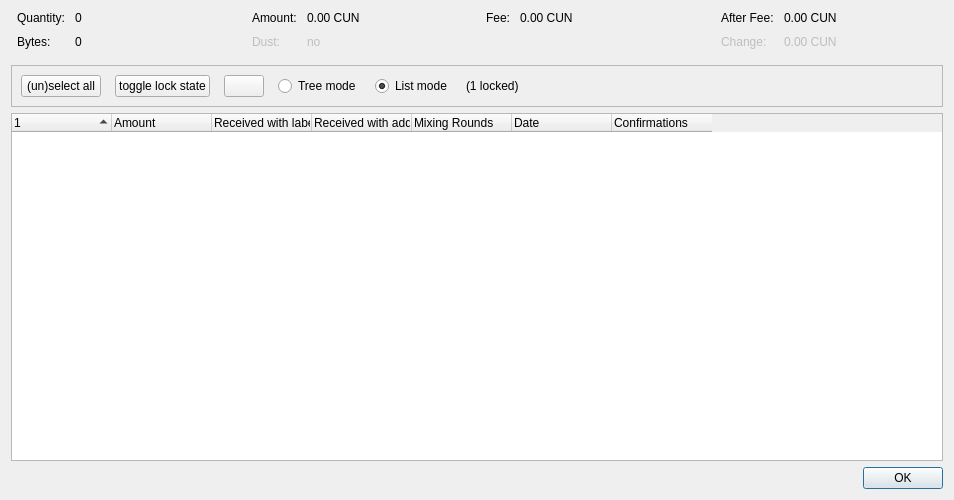
<?xml version="1.0" encoding="UTF-8"?>
<ui version="4.0">
 <class>CoinControlDialog</class>
 <widget class="QDialog" name="CoinControlDialog">
  <property name="geometry">
   <rect>
    <x>0</x>
    <y>0</y>
    <width>954</width>
    <height>500</height>
   </rect>
  </property>
  <property name="windowTitle">
   <string>Coin Selection</string>
  </property>
  <layout class="QVBoxLayout" name="verticalLayout">
   <item>
    <layout class="QHBoxLayout" name="horizontalLayoutTop" stretch="0,0,0,0">
     <property name="topMargin">
      <number>0</number>
     </property>
     <property name="bottomMargin">
      <number>10</number>
     </property>
     <item>
      <layout class="QFormLayout" name="formLayoutCoinControl1">
       <property name="horizontalSpacing">
        <number>10</number>
       </property>
       <property name="verticalSpacing">
        <number>10</number>
       </property>
       <property name="leftMargin">
        <number>6</number>
       </property>
       <property name="rightMargin">
        <number>6</number>
       </property>
       <item row="0" column="0">
        <widget class="QLabel" name="labelCoinControlQuantityText">
         <property name="text">
          <string>Quantity:</string>
         </property>
        </widget>
       </item>
       <item row="0" column="1">
        <widget class="QLabel" name="labelCoinControlQuantity">
         <property name="cursor">
          <cursorShape>IBeamCursor</cursorShape>
         </property>
         <property name="contextMenuPolicy">
          <enum>Qt::ActionsContextMenu</enum>
         </property>
         <property name="text">
          <string notr="true">0</string>
         </property>
         <property name="textInteractionFlags">
          <set>Qt::LinksAccessibleByMouse|Qt::TextSelectableByKeyboard|Qt::TextSelectableByMouse</set>
         </property>
        </widget>
       </item>
       <item row="1" column="0">
        <widget class="QLabel" name="labelCoinControlBytesText">
         <property name="text">
          <string>Bytes:</string>
         </property>
        </widget>
       </item>
       <item row="1" column="1">
        <widget class="QLabel" name="labelCoinControlBytes">
         <property name="cursor">
          <cursorShape>IBeamCursor</cursorShape>
         </property>
         <property name="contextMenuPolicy">
          <enum>Qt::ActionsContextMenu</enum>
         </property>
         <property name="text">
          <string notr="true">0</string>
         </property>
         <property name="textInteractionFlags">
          <set>Qt::LinksAccessibleByMouse|Qt::TextSelectableByKeyboard|Qt::TextSelectableByMouse</set>
         </property>
        </widget>
       </item>
      </layout>
     </item>
     <item>
      <layout class="QFormLayout" name="formLayoutCoinControl2">
       <property name="horizontalSpacing">
        <number>10</number>
       </property>
       <property name="verticalSpacing">
        <number>10</number>
       </property>
       <property name="leftMargin">
        <number>6</number>
       </property>
       <property name="rightMargin">
        <number>6</number>
       </property>
       <item row="0" column="0">
        <widget class="QLabel" name="labelCoinControlAmountText">
         <property name="text">
          <string>Amount:</string>
         </property>
        </widget>
       </item>
       <item row="0" column="1">
        <widget class="QLabel" name="labelCoinControlAmount">
         <property name="cursor">
          <cursorShape>IBeamCursor</cursorShape>
         </property>
         <property name="contextMenuPolicy">
          <enum>Qt::ActionsContextMenu</enum>
         </property>
         <property name="text">
          <string notr="true">0.00 CUN</string>
         </property>
         <property name="textInteractionFlags">
          <set>Qt::LinksAccessibleByMouse|Qt::TextSelectableByKeyboard|Qt::TextSelectableByMouse</set>
         </property>
        </widget>
       </item>
       <item row="1" column="0">
        <widget class="QLabel" name="labelCoinControlLowOutputText">
         <property name="enabled">
          <bool>false</bool>
         </property>
         <property name="text">
          <string>Dust:</string>
         </property>
        </widget>
       </item>
       <item row="1" column="1">
        <widget class="QLabel" name="labelCoinControlLowOutput">
         <property name="enabled">
          <bool>false</bool>
         </property>
         <property name="cursor">
          <cursorShape>IBeamCursor</cursorShape>
         </property>
         <property name="contextMenuPolicy">
          <enum>Qt::ActionsContextMenu</enum>
         </property>
         <property name="text">
          <string notr="true">no</string>
         </property>
         <property name="textInteractionFlags">
          <set>Qt::LinksAccessibleByMouse|Qt::TextSelectableByKeyboard|Qt::TextSelectableByMouse</set>
         </property>
        </widget>
       </item>
      </layout>
     </item>
     <item>
      <layout class="QFormLayout" name="formLayoutCoinControl3">
       <property name="horizontalSpacing">
        <number>10</number>
       </property>
       <property name="verticalSpacing">
        <number>10</number>
       </property>
       <property name="leftMargin">
        <number>6</number>
       </property>
       <property name="rightMargin">
        <number>6</number>
       </property>
       <item row="0" column="0">
        <widget class="QLabel" name="labelCoinControlFeeText">
         <property name="text">
          <string>Fee:</string>
         </property>
        </widget>
       </item>
       <item row="0" column="1">
        <widget class="QLabel" name="labelCoinControlFee">
         <property name="cursor">
          <cursorShape>IBeamCursor</cursorShape>
         </property>
         <property name="contextMenuPolicy">
          <enum>Qt::ActionsContextMenu</enum>
         </property>
         <property name="text">
          <string notr="true">0.00 CUN</string>
         </property>
         <property name="textInteractionFlags">
          <set>Qt::LinksAccessibleByMouse|Qt::TextSelectableByKeyboard|Qt::TextSelectableByMouse</set>
         </property>
        </widget>
       </item>
      </layout>
     </item>
     <item>
      <layout class="QFormLayout" name="formLayoutCoinControl4">
       <property name="horizontalSpacing">
        <number>10</number>
       </property>
       <property name="verticalSpacing">
        <number>10</number>
       </property>
       <property name="leftMargin">
        <number>6</number>
       </property>
       <property name="rightMargin">
        <number>6</number>
       </property>
       <item row="0" column="0">
        <widget class="QLabel" name="labelCoinControlAfterFeeText">
         <property name="text">
          <string>After Fee:</string>
         </property>
        </widget>
       </item>
       <item row="0" column="1">
        <widget class="QLabel" name="labelCoinControlAfterFee">
         <property name="cursor">
          <cursorShape>IBeamCursor</cursorShape>
         </property>
         <property name="contextMenuPolicy">
          <enum>Qt::ActionsContextMenu</enum>
         </property>
         <property name="text">
          <string notr="true">0.00 CUN</string>
         </property>
         <property name="textInteractionFlags">
          <set>Qt::LinksAccessibleByMouse|Qt::TextSelectableByKeyboard|Qt::TextSelectableByMouse</set>
         </property>
        </widget>
       </item>
       <item row="1" column="0">
        <widget class="QLabel" name="labelCoinControlChangeText">
         <property name="enabled">
          <bool>false</bool>
         </property>
         <property name="text">
          <string>Change:</string>
         </property>
        </widget>
       </item>
       <item row="1" column="1">
        <widget class="QLabel" name="labelCoinControlChange">
         <property name="enabled">
          <bool>false</bool>
         </property>
         <property name="cursor">
          <cursorShape>IBeamCursor</cursorShape>
         </property>
         <property name="contextMenuPolicy">
          <enum>Qt::ActionsContextMenu</enum>
         </property>
         <property name="text">
          <string notr="true">0.00 CUN</string>
         </property>
         <property name="textInteractionFlags">
          <set>Qt::LinksAccessibleByMouse|Qt::TextSelectableByKeyboard|Qt::TextSelectableByMouse</set>
         </property>
        </widget>
       </item>
      </layout>
     </item>
    </layout>
   </item>
   <item>
    <widget class="QFrame" name="frame">
     <property name="minimumSize">
      <size>
       <width>0</width>
       <height>40</height>
      </size>
     </property>
     <property name="frameShape">
      <enum>QFrame::StyledPanel</enum>
     </property>
     <property name="frameShadow">
      <enum>QFrame::Sunken</enum>
     </property>
     <layout class="QHBoxLayout" name="horizontalLayout">
      <item>
       <layout class="QHBoxLayout" name="horizontalLayoutPanel" stretch="0,0,0,0,0,0,0">
        <property name="spacing">
         <number>14</number>
        </property>
        <item>
         <widget class="QPushButton" name="pushButtonSelectAll">
          <property name="sizePolicy">
           <sizepolicy hsizetype="Maximum" vsizetype="Fixed">
            <horstretch>0</horstretch>
            <verstretch>0</verstretch>
           </sizepolicy>
          </property>
          <property name="text">
           <string>(un)select all</string>
          </property>
          <property name="autoDefault">
           <bool>false</bool>
          </property>
         </widget>
        </item>
        <item>
         <widget class="QPushButton" name="pushButtonToggleLock">
          <property name="sizePolicy">
           <sizepolicy hsizetype="Maximum" vsizetype="Fixed">
            <horstretch>0</horstretch>
            <verstretch>0</verstretch>
           </sizepolicy>
          </property>
          <property name="text">
           <string>toggle lock state</string>
          </property>
          <property name="autoDefault">
           <bool>false</bool>
          </property>
         </widget>
        </item>
        <item>
         <widget class="QPushButton" name="hideButton">
          <property name="sizePolicy">
           <sizepolicy hsizetype="Maximum" vsizetype="Fixed">
            <horstretch>0</horstretch>
            <verstretch>0</verstretch>
           </sizepolicy>
          </property>
          <property name="text">
           <string/>
          </property>
          <property name="autoDefault">
           <bool>false</bool>
          </property>
         </widget>
        </item>
        <item>
         <widget class="QRadioButton" name="radioTreeMode">
          <property name="sizePolicy">
           <sizepolicy hsizetype="Maximum" vsizetype="Fixed">
            <horstretch>0</horstretch>
            <verstretch>0</verstretch>
           </sizepolicy>
          </property>
          <property name="text">
           <string>Tree mode</string>
          </property>
         </widget>
        </item>
        <item>
         <widget class="QRadioButton" name="radioListMode">
          <property name="sizePolicy">
           <sizepolicy hsizetype="Maximum" vsizetype="Fixed">
            <horstretch>0</horstretch>
            <verstretch>0</verstretch>
           </sizepolicy>
          </property>
          <property name="text">
           <string>List mode</string>
          </property>
          <property name="checked">
           <bool>true</bool>
          </property>
         </widget>
        </item>
        <item>
         <widget class="QLabel" name="labelLocked">
          <property name="text">
           <string>(1 locked)</string>
          </property>
         </widget>
        </item>
        <item>
         <spacer name="horizontalSpacer">
          <property name="orientation">
           <enum>Qt::Horizontal</enum>
          </property>
          <property name="sizeHint" stdset="0">
           <size>
            <width>40</width>
            <height>20</height>
           </size>
          </property>
         </spacer>
        </item>
       </layout>
      </item>
     </layout>
    </widget>
   </item>
   <item>
    <widget class="CoinControlTreeWidget" name="treeWidget">
     <property name="contextMenuPolicy">
      <enum>Qt::CustomContextMenu</enum>
     </property>
     <property name="sortingEnabled">
      <bool>false</bool>
     </property>
     <property name="columnCount">
      <number>7</number>
     </property>
     <attribute name="headerShowSortIndicator" stdset="0">
      <bool>true</bool>
     </attribute>
     <attribute name="headerStretchLastSection">
      <bool>false</bool>
     </attribute>
     <column>
      <property name="text">
       <string/>
      </property>
     </column>
     <column>
      <property name="text">
       <string>Amount</string>
      </property>
     </column>
     <column>
      <property name="text">
       <string>Received with label</string>
      </property>
     </column>
     <column>
      <property name="text">
       <string>Received with address</string>
      </property>
     </column>
     <column>
      <property name="text">
       <string>Mixing Rounds</string>
      </property>
     </column>
     <column>
      <property name="text">
       <string>Date</string>
      </property>
     </column>
     <column>
      <property name="text">
       <string>Confirmations</string>
      </property>
      <property name="toolTip">
       <string>Confirmed</string>
      </property>
     </column>
    </widget>
   </item>
   <item>
    <widget class="QDialogButtonBox" name="buttonBox">
     <property name="orientation">
      <enum>Qt::Horizontal</enum>
     </property>
     <property name="standardButtons">
      <set>QDialogButtonBox::Ok</set>
     </property>
    </widget>
   </item>
  </layout>
 </widget>
 <customwidgets>
  <customwidget>
   <class>CoinControlTreeWidget</class>
   <extends>QTreeWidget</extends>
   <header>qt/coincontroltreewidget.h</header>
  </customwidget>
 </customwidgets>
 <resources/>
 <connections/>
</ui>
